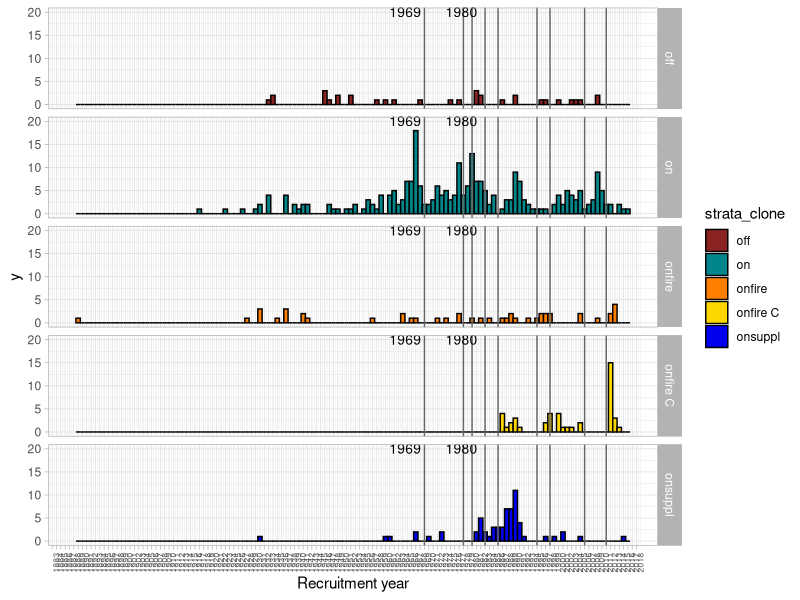
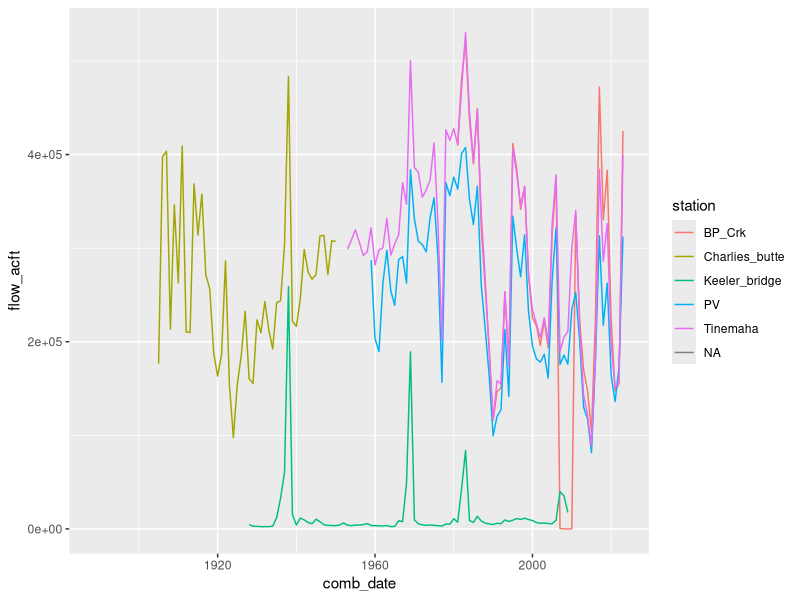
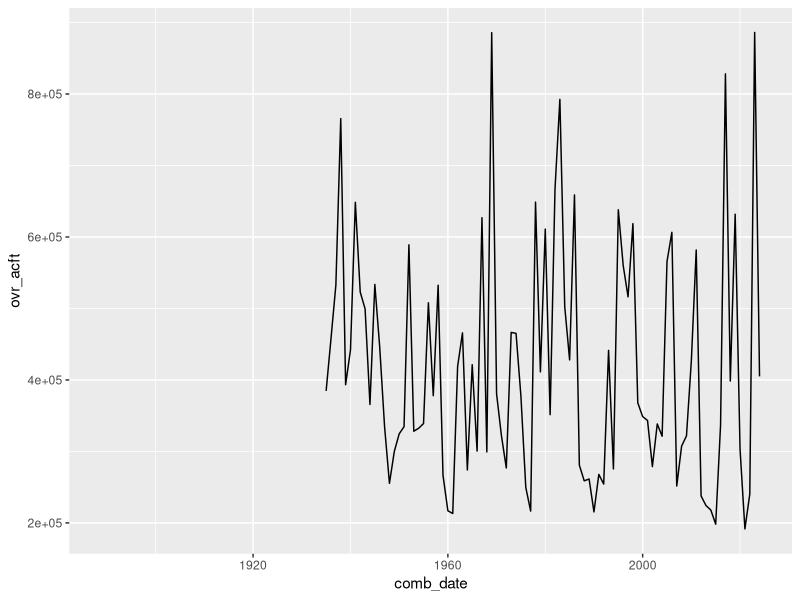

The R source for these figures, in order: (Note: this script raises an error after producing the figures.)
## ---- chunk 1
library(ggplot2)
library(dplyr)
library(readr)
library(tidyr)
library(lubridate)
library(here)
# Load the data
cored_trees_plt <- read_csv(here("data","cored_trees_plt.csv"))


## ---- chunk 2
# histogram by establishment year (# trees per year)

#---------------------------------

# with vertical lines for high runoff years > 150% of normal (except 1980=>149%, 2006=>148%, 2011=>142% of normal)

 

ggplot(cored_trees_plt, aes(x = comb_date, fill = strata_clone)) +

  geom_histogram(binwidth=1, position = "stack", colour = "black") +

  scale_x_continuous(breaks=seq(0,2018,1)) +

  theme_light() +

  labs(x = "Recruitment year") +

  facet_grid(strata_clone ~ .)  +

  theme(axis.text.x = element_text(angle = 90, size = 6, hjust = 0 )) +

  scale_fill_manual(values = c("brown4", "turquoise4", "darkorange1", "gold", "blue2")) +

  geom_vline(aes(xintercept=1969), color="grey40") +

  annotate("text", x = 1969, y = 20, label = "1969", vjust = 0.5, hjust = 1.1, size = 3.5, color = "black") +

  geom_vline(aes(xintercept=1978), color="grey40") +

  geom_vline(aes(xintercept=1980), color="grey40") +

  annotate("text", x = 1982, y = 20, label = "1980", vjust = 0.5, hjust = 1.1, size = 3.5, color = "black")+

  geom_vline(aes(xintercept=1983), color="grey40") +

  geom_vline(aes(xintercept=1986), color="grey40") +

  geom_vline(aes(xintercept=1995), color="grey40") +

  geom_vline(aes(xintercept=1998), color="grey40") +

  geom_vline(aes(xintercept=2006), color="grey40") +

  geom_vline(aes(xintercept=2011), color="grey40")

## ---- chunk 3

cored_trees_hy_test <- read_csv(here("data","cored_trees_hy_test.csv"))
ggplot() +

  geom_line(data = cored_trees_hy_test, aes(x = comb_date, y = flow_acft, color = station))

 
## ---- chunk 4
cored_trees_run <- read_csv(here("data","cored_trees_run.csv"))

ggplot(cored_trees_run) +

    geom_line(aes(x = comb_date, y = ovr_acft))

 

 
## ---- chunk 5


ggplot(cored_trees_hy_test) +

  geom_histogram(aes(x = comb_date, fill = strata_clone, binwidth=1, position = "stack", colour = "black")) +

  geom_line(aes(x = comb_date, y = ovr_acft)) +

  scale_x_continuous(breaks=seq(0,2018,1)) +

  scale_y_continuous(sec.axis = sec_axis(~ .))

  theme_light() +

  labs(x = "Recruitment year") +

  facet_grid(strata_clone ~ .)  +

  theme(axis.text.x = element_text(angle = 90, size = 6, hjust = 0 )) +

  scale_fill_manual(values = c("brown4", "turquoise4", "darkorange1", "gold", "blue2"))

  
# glimpse(cored_trees_hy_test)  
## ---- chunk 6
# Create the combined plot with flow data
ggplot() +
  geom_histogram(data = cored_trees_plt, aes(x = comb_date, fill = strata_clone), 
                 binwidth = 1, position = "stack", colour = "black") +
  geom_line(data = cored_trees_hy_test, aes(x = comb_date, y = flow_acft / 1000, color = station), size = 1) +
  scale_x_continuous(breaks = seq(0, 2018, 1)) +
  scale_y_continuous(name = "Number of Trees", 
                     sec.axis = sec_axis(~ . * 1000, name = "Flow (acft)")) +
  theme_light() +
  labs(x = "Recruitment year") +
  facet_grid(strata_clone ~ .) +
  theme(axis.text.x = element_text(angle = 90, size = 6, hjust = 0)) +
  scale_fill_manual(values = c("brown4", "turquoise4", "darkorange1", "gold", "blue2"))

## ---- chunk 7
ggplot() +
  # Histogram of tree establishment ages
  geom_histogram(data = cored_trees_run, aes(x = comb_date, fill = strata_clone), 
                 binwidth = 1, position = "stack", colour = "black") +
  # Hydrograph of total runoff
  geom_line(data = cored_trees_run, aes(x = comb_date, y = ovr_acft), size = 1, color = "blue") +
  # X-axis settings
  scale_x_continuous(breaks = seq(0, 2018, 1)) +
  # Primary y-axis for number of trees and secondary y-axis for total runoff
  scale_y_continuous(name = "Number of Trees", limits = c(0, 20), 
                     sec.axis = sec_axis(~ ., name = "Total Runoff (acft)")) +
  # Light theme for the plot
  theme_light() +
  # Labels for the plot
  labs(x = "Recruitment year") +
  # Facet grid for strata_clone
  facet_grid(strata_clone ~ .) +
  # Rotate x-axis labels for readability
  theme(axis.text.x = element_text(angle = 90, size = 6, hjust = 1)) +
  # Custom colors for histogram bars
  scale_fill_manual(values = c("brown4", "turquoise4", "darkorange1", "gold", "blue2"))

